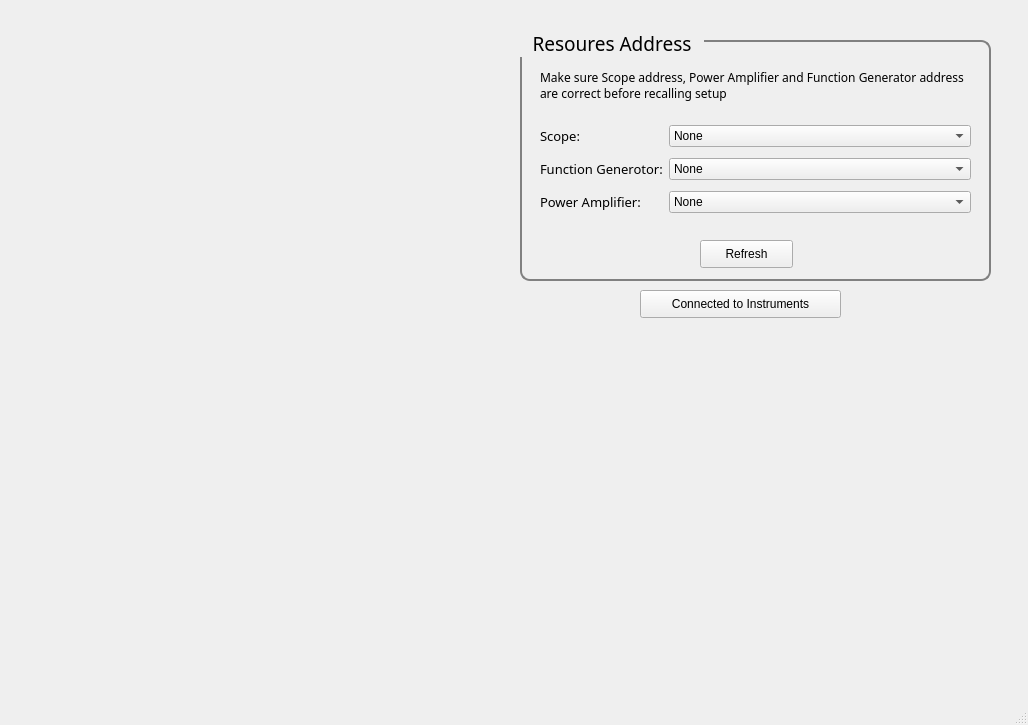
<?xml version="1.0" encoding="UTF-8"?>
<ui version="4.0">
 <class>MainWindow</class>
 <widget class="QMainWindow" name="MainWindow">
  <property name="geometry">
   <rect>
    <x>0</x>
    <y>0</y>
    <width>1028</width>
    <height>725</height>
   </rect>
  </property>
  <property name="windowTitle">
   <string>MainWindow</string>
  </property>
  <widget class="QWidget" name="Resource_QWidget">
   <widget class="QGroupBox" name="Resource_group">
    <property name="geometry">
     <rect>
      <x>520</x>
      <y>30</y>
      <width>471</width>
      <height>251</height>
     </rect>
    </property>
    <property name="font">
     <font>
      <family>Ebrima</family>
      <pointsize>14</pointsize>
     </font>
    </property>
    <property name="styleSheet">
     <string notr="true">QGroupBox {
    border: 1.5px solid gray;
    border-radius: 10px;
    padding: 10px;  /* 增加內邊距，讓內容與邊框保持距離 */
    margin-top: 10px;  /* 確保標題與內容之間有適當距離 */
}
QGroupBox::title {
    subcontrol-origin: margin;
    subcontrol-position: top left;  /* 調整標題的位置 */
    padding: 0 10px;  /* 給標題添加左右間距 */
}
</string>
    </property>
    <property name="title">
     <string>Resoures Address</string>
    </property>
    <widget class="QLabel" name="address_illustrate">
     <property name="geometry">
      <rect>
       <x>20</x>
       <y>40</y>
       <width>431</width>
       <height>31</height>
      </rect>
     </property>
     <property name="font">
      <font>
       <family>Ebrima</family>
      </font>
     </property>
     <property name="text">
      <string>Make sure Scope address, Power Amplifier and Function Generator address are correct before recalling setup</string>
     </property>
     <property name="wordWrap">
      <bool>true</bool>
     </property>
    </widget>
    <widget class="QWidget" name="layoutWidget">
     <property name="geometry">
      <rect>
       <x>20</x>
       <y>90</y>
       <width>431</width>
       <height>101</height>
      </rect>
     </property>
     <layout class="QGridLayout" name="gridLayout" columnstretch="0,1">
      <item row="0" column="0">
       <widget class="QLabel" name="scope">
        <property name="font">
         <font>
          <family>Ebrima</family>
          <pointsize>10</pointsize>
         </font>
        </property>
        <property name="text">
         <string>Scope:</string>
        </property>
       </widget>
      </item>
      <item row="0" column="1">
       <widget class="QComboBox" name="Scope_address">
        <item>
         <property name="text">
          <string>None</string>
         </property>
        </item>
       </widget>
      </item>
      <item row="1" column="0">
       <widget class="QLabel" name="FG">
        <property name="font">
         <font>
          <family>Ebrima</family>
          <pointsize>10</pointsize>
         </font>
        </property>
        <property name="text">
         <string>Function Generotor:</string>
        </property>
       </widget>
      </item>
      <item row="1" column="1">
       <widget class="QComboBox" name="FG_address">
        <item>
         <property name="text">
          <string>None</string>
         </property>
        </item>
       </widget>
      </item>
      <item row="2" column="0">
       <widget class="QLabel" name="amp">
        <property name="font">
         <font>
          <family>Ebrima</family>
          <pointsize>10</pointsize>
         </font>
        </property>
        <property name="text">
         <string>Power Amplifier:</string>
        </property>
       </widget>
      </item>
      <item row="2" column="1">
       <widget class="QComboBox" name="Amp_address">
        <item>
         <property name="text">
          <string>None</string>
         </property>
        </item>
       </widget>
      </item>
     </layout>
    </widget>
    <widget class="QPushButton" name="address_refresh">
     <property name="geometry">
      <rect>
       <x>180</x>
       <y>210</y>
       <width>93</width>
       <height>28</height>
      </rect>
     </property>
     <property name="text">
      <string>Refresh</string>
     </property>
    </widget>
   </widget>
   <widget class="QPushButton" name="connect_button">
    <property name="geometry">
     <rect>
      <x>640</x>
      <y>290</y>
      <width>201</width>
      <height>28</height>
     </rect>
    </property>
    <property name="text">
     <string>Connected to Instruments</string>
    </property>
   </widget>
  </widget>
  <widget class="QMenuBar" name="menubar">
   <property name="geometry">
    <rect>
     <x>0</x>
     <y>0</y>
     <width>1028</width>
     <height>25</height>
    </rect>
   </property>
  </widget>
  <widget class="QStatusBar" name="statusbar"/>
 </widget>
 <resources/>
 <connections/>
</ui>
